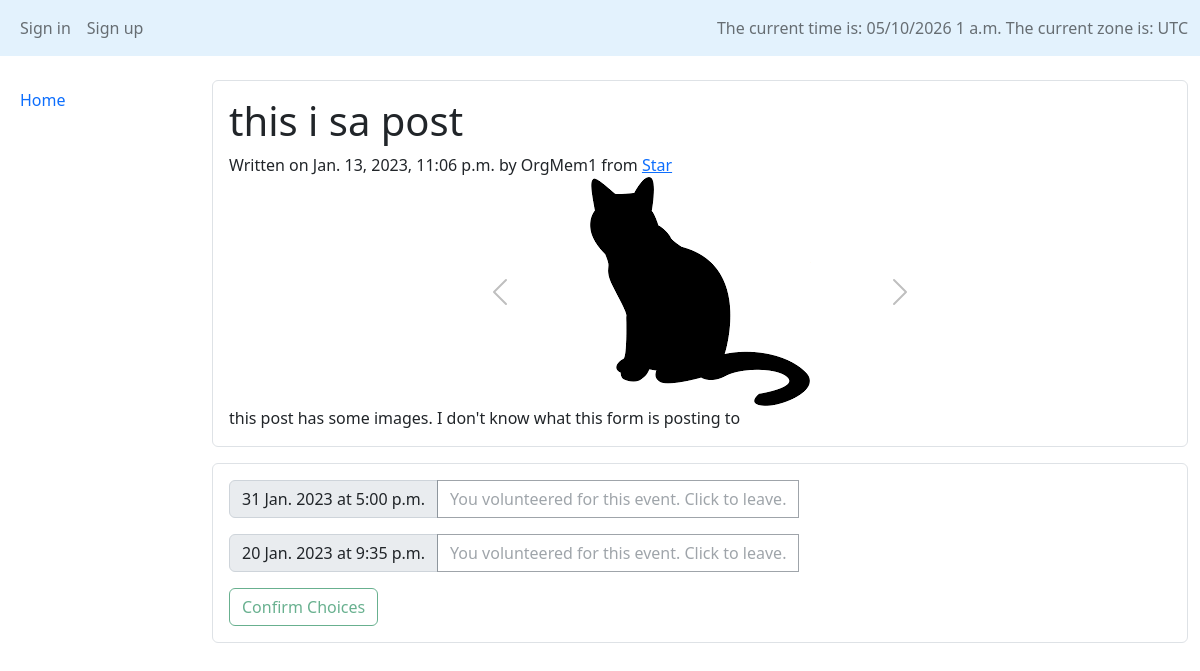
/Forum/details/31, run on an earlier commit of the app's database.
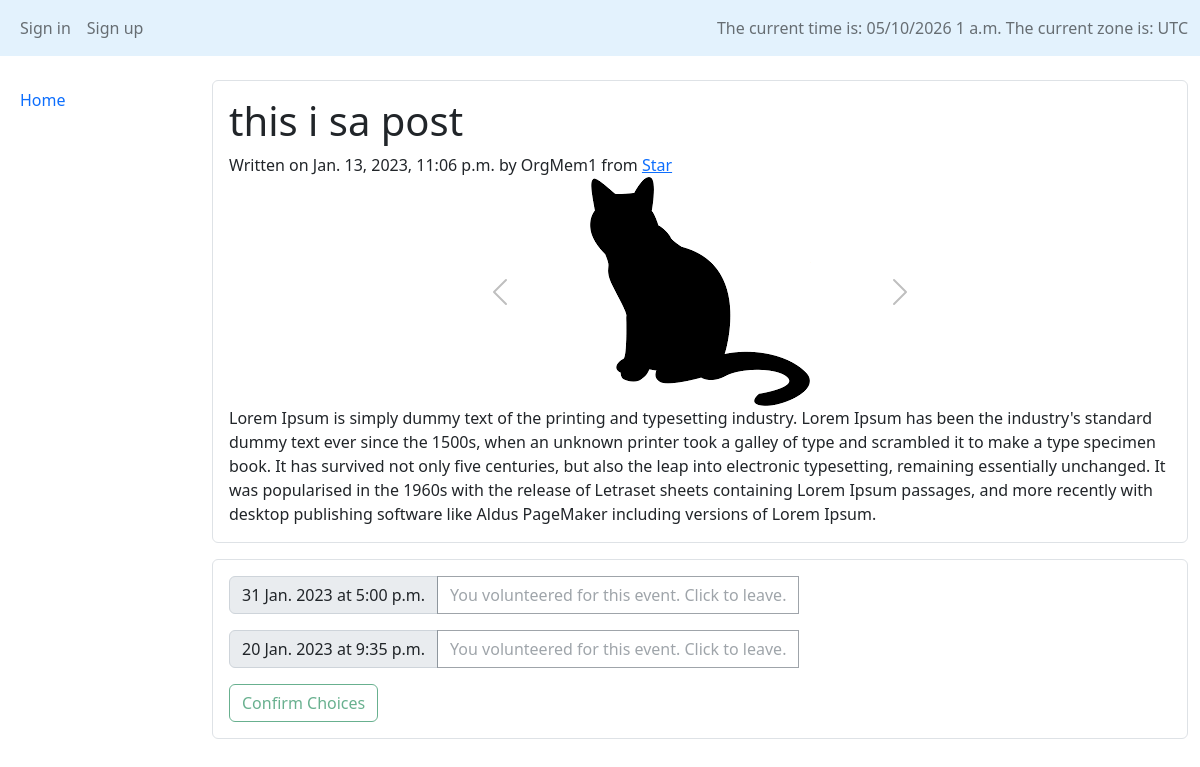
And on a later commit of the database.
### Forum/models.py (models this page shows, shortened)
class Post(models.Model):
    title = models.CharField(max_length=150)
    body = models.TextField(null=False, blank=False)
    timestamp = models.DateTimeField(auto_now_add=True, blank=True, null=True)
    is_project = models.BooleanField(default=False, null=False, blank=False, verbose_name="Make this a project")
    author = models.ForeignKey(Profile, on_delete=models.SET_NULL, null=True, related_name='written_posts')
    organization = models.ForeignKey(Organization, on_delete=models.CASCADE, null=True, related_name='our_posts')

class Organization(models.Model):
    name = models.CharField(max_length=100, null=False, blank=False)
    about = models.TextField(null=False, blank=False)
    logo = models.ImageField(null=True, blank=True, upload_to='organization_logos')
    official_email = models.EmailField(null=True, blank=True)
    def __str__(self):
        return f"{self.name}"

### Forum/views.py (the view)
# urls.py: path("details/<int:pk>", views.PostDetailsView.as_view(), name="detail_view"),
class PostDetailsView(DetailView):
    model = Post
    context_object_name = 'post'
    template_name = "Forum/post_pages/view_post.html"
    def get_context_data(self, **kwargs):
        context = super().get_context_data(**kwargs)
        post = Post.objects.get(pk=self.kwargs.get('pk'))
        if post.is_project:
            post_events = Event.objects.filter(post=post, bids__bidder__pk=self.request.user.pk)
            context['chosen_events'] = post_events
            context['post_event_ids'] = Event.objects.filter(post=post).values_list("pk", flat=True)
        return context

### Forum/models.py (called while the page is built)
    @property
    def datetime(self):
        this_datetime = datetime.combine(self.date, self.time, timezone.utc)
        local_time = this_datetime.astimezone(timezone.get_current_timezone())
        date_str = format_date(local_time.date(), "j N Y")
        time_str = format_time(local_time.time(), 'g:i a')
        return f"{date_str} at {time_str}"

### Forum/templates/Forum/post_pages/view_post.html (shortened to what this page needs)
{% extends "Forum/layouts/sidebar_layout.html" %}
{% load static %}
{% block body %}
<div class="bar-in rounded structure border mb-3 p-3">
    <h1>{{ post.title }}</h1>
    Written on {{ post.timestamp }} by {{ post.author }} from <a href="{% url 'organization_view' pk=post.organization.pk %}">{{ post.organization }}</a>
    {% if post.related_images.all %}
    <div class="mx-auto" style="width: 50%;" align="center">
        <div id="image-carousel" class="carousel slide">
            <div class="carousel-inner">
                {% for image in post.related_images.all %}
                    <div class="carousel-item active">
                        <img src="{{ image.image.url }}" class="d-block w-10 " alt="{{ image.image }}">
                    </div>
                {% empty %}
                    No images were found
                {% endfor %}
            </div>
            <button class="carousel-control-prev" type="button" data-bs-target="#image-carousel" data-bs-slide="prev" data-bs-theme="light">
                <span class="carousel-control-prev-icon" aria-hidden="true" style="filter: invert(50%)"></span>
            </button>
            <button class="carousel-control-next" type="button" data-bs-target="#image-carousel" data-bs-slide="next">
                <span class="carousel-control-next-icon" aria-hidden="true" style="filter: invert(50%)"></span>
            </button>
        </div>
    </div>
    {% endif %}
{{ post.body }}
</div>
{% if post.is_project %}
    <div class="bar-in rounded structure border mb-3 p-3">
    <form action="{% url 'change_bids' %}" method="post" name="volunteer_form">
        {% for event in post.project_times.all %}
        <div class="input-group mb-3">
            <label class="input-group-text">{{ event.datetime }}</label>
            {% if event.open %}
                {% if event in chosen_events %}
                    <button type="button" class="btn btn-outline-secondary" id="event-{{event.pk}}-btn" onclick="toggle_volunteer(this,{{event.pk}})">You volunteered for this event. Click to leave.</button>
                {% else %}
                    <input type="hidden" name="event-{{event.pk}}-status" id="event-{{event.pk}}-status" value="not_volunteered">
                    <button type="button" class="btn btn-outline-secondary" id="event-{{event.pk}}-btn" onclick="toggle_volunteer(this,{{event.pk}})">Volunteer for this event.</button>
                {% endif %}
            {% else %}
            <button type="button" class="btn btn-outline-secondary" disabled>This event is closed</button>
            {% endif %}
            <br>
        </div>
        {% empty %}
            (No dates)
        {% endfor %}
        {% if post.project_times.all %}
            <button class="btn btn-outline-success" type="submit">Confirm Choices</button>
        {% endif %}
    </form>
</div>
{% endif %}
{% endblock %}

What changed in the data, as far as the page shows it:
changed Post "this i sa post": body "this post has some images. I don't know what this form is posting to" → "Lorem Ipsum is simply dummy text of the printing and typesetting industry. Lorem Ipsum has been the industry's standard dummy text ever since the 1500s, when an unknown printer took a galley of type and scrambled it to make a type specimen book. It has survived not only five centuries, but also the leap into electronic typesetting, remaining essentially unchanged. It was popularised in the 1960s with the release of Letraset sheets containing Lorem Ipsum passages, and more recently with desktop publishing software like Aldus PageMaker including versions of Lorem Ipsum."
